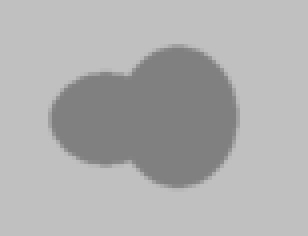
%> input picture worm_seg/DRLSE_v0/DRLSE_v0/gourd.bmp, 77 x 59 px (shown 4 times larger)
$ octave --eval "result = region_watershed(imread('../worm_seg/DRLSE_v0/DRLSE_v0/gourd.bmp'));"   (GNU Octave 9; MATLAB toolbox functions it lacks are replaced by stand-ins)
%> lines starting %> are read from the running program, lines starting %| are printed output that depends on the picture
function L = region_watershed(img)

h = fspecial('sobel');
fd = double(img);

g = sqrt(imfilter(fd, h, 'replicate').^2 + imfilter(fd, h', 'replicate').^2);
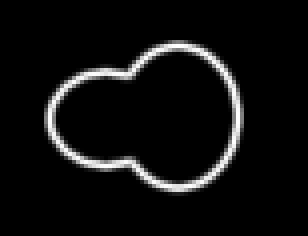
%> g: size 59x77 double (shown 4 times larger); min 0, max 256, mean 14.9; drawn with min black and max white
figure;imagesc(g);axis image;
L = watershed(g);
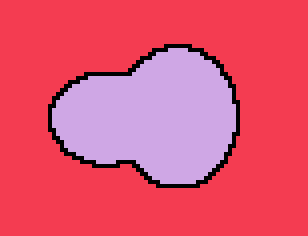
%> L: size 59x77 uint8 (shown 4 times larger); 3 distinct labels, from 0 to 2; one colour per label, 0 black
%> `result = region_watershed(imread('../worm_seg/DRLSE_v0/DRLSE_v0/gourd...`:
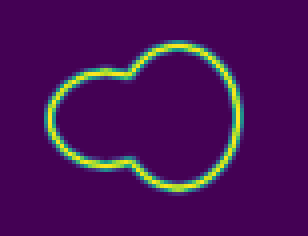
%> displayed picture: size 59x77x3, on the screen's scale of 0 to 255 (shown 4 times larger); mean R, G, B 72, 16.4, 85.8

end
